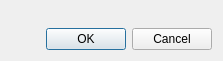
<?xml version="1.0" encoding="UTF-8"?>
<ui version="4.0">
 <class>BasicFillDialogForm</class>
 <widget class="QDialog" name="BasicFillDialogForm">
  <property name="geometry">
   <rect>
    <x>0</x>
    <y>0</y>
    <width>223</width>
    <height>61</height>
   </rect>
  </property>
  <property name="windowTitle">
   <string>Dialog</string>
  </property>
  <layout class="QGridLayout" name="gridLayout_3">
   <item row="0" column="0">
    <layout class="QGridLayout" name="gridLayout_2">
     <item row="0" column="0">
      <widget class="QFrame" name="m_fillWidgetFrame"/>
     </item>
     <item row="1" column="0">
      <layout class="QGridLayout" name="gridLayout">
       <item row="0" column="0">
        <spacer name="horizontalSpacer">
         <property name="orientation">
          <enum>Qt::Horizontal</enum>
         </property>
         <property name="sizeHint" stdset="0">
          <size>
           <width>40</width>
           <height>20</height>
          </size>
         </property>
        </spacer>
       </item>
       <item row="0" column="1">
        <widget class="QPushButton" name="m_okPushButton">
         <property name="text">
          <string>OK</string>
         </property>
        </widget>
       </item>
       <item row="0" column="2">
        <widget class="QPushButton" name="m_cancelPushButton">
         <property name="text">
          <string>Cancel</string>
         </property>
        </widget>
       </item>
      </layout>
     </item>
    </layout>
   </item>
  </layout>
 </widget>
 <resources/>
 <connections>
  <connection>
   <sender>m_okPushButton</sender>
   <signal>pressed()</signal>
   <receiver>BasicFillDialogForm</receiver>
   <slot>accept()</slot>
   <hints>
    <hint type="sourcelabel">
     <x>192</x>
     <y>48</y>
    </hint>
    <hint type="destinationlabel">
     <x>127</x>
     <y>50</y>
    </hint>
   </hints>
  </connection>
  <connection>
   <sender>m_cancelPushButton</sender>
   <signal>pressed()</signal>
   <receiver>BasicFillDialogForm</receiver>
   <slot>reject()</slot>
   <hints>
    <hint type="sourcelabel">
     <x>294</x>
     <y>48</y>
    </hint>
    <hint type="destinationlabel">
     <x>255</x>
     <y>50</y>
    </hint>
   </hints>
  </connection>
 </connections>
</ui>
